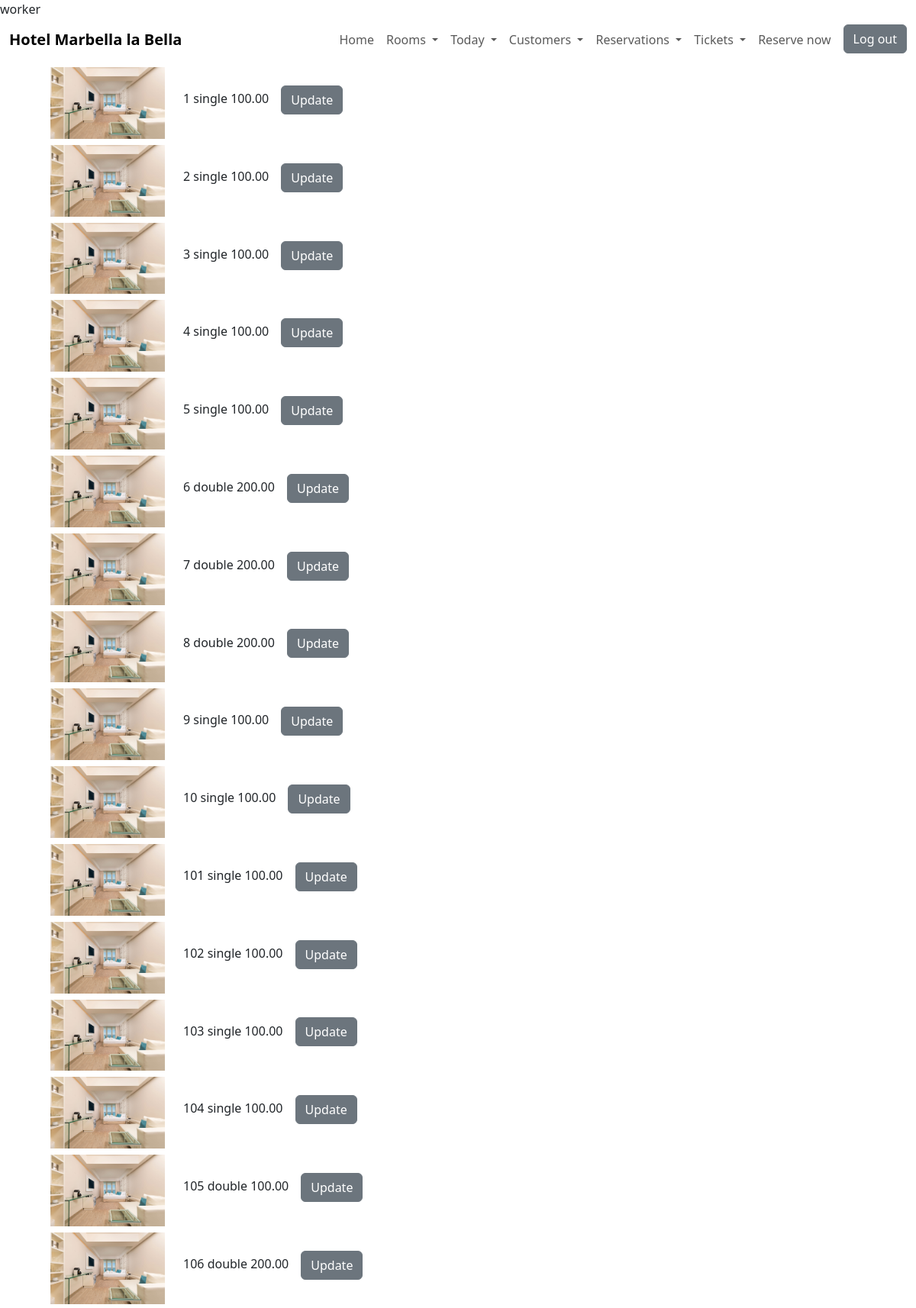
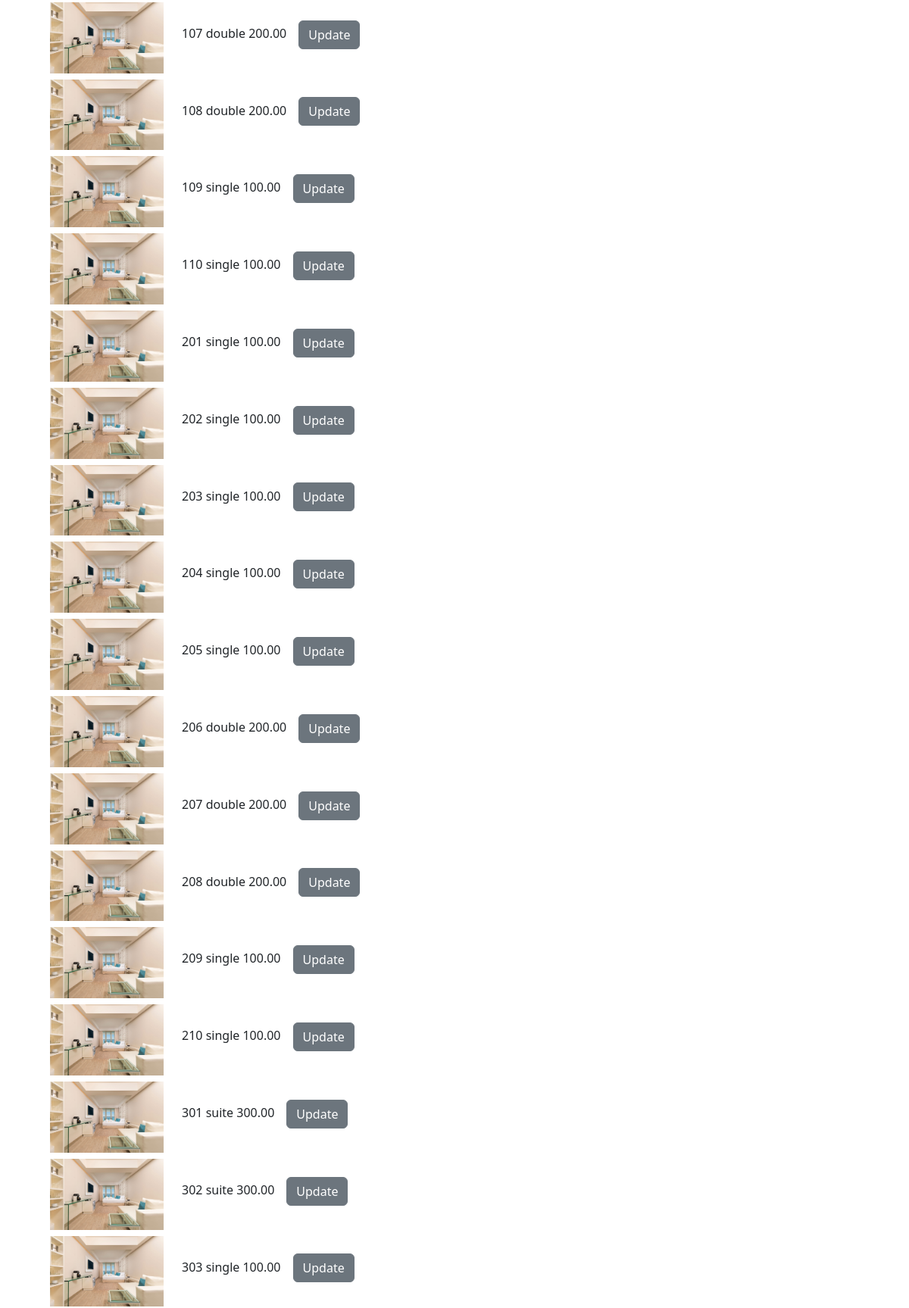
Screenshot of /db/db_room_select_all.php (signed in, upper part) with the database file from the repository (2 pictures, top to bottom).
### tables this page shows
CREATE TABLE `045_rooms` (
  `room_number` int(11) NOT NULL PRIMARY KEY,
  `room_category` enum('single','double','suite') DEFAULT NULL,
  `room_state` enum('maintenance','dirty','clean') NOT NULL,
  `room_status` tinyint(4) NOT NULL,
  `room_price` decimal(10,2) DEFAULT NULL,
  `room_description` longtext DEFAULT NULL,
  `room_image` varchar(250) DEFAULT NULL
);

### db/db_room_select_all.php (the view, shortened to what this page needs)
<?php include($_SERVER['DOCUMENT_ROOT'] . '/student045/dwes/header.php')?>
    <?php
        include('connect_db.php');
        $sql = "SELECT *
            FROM 045_rooms";
        $result = mysqli_query($conn, $sql);
        $rooms = mysqli_fetch_all($result, MYSQLI_ASSOC);
        echo '<div class="container">
        <div class="ms-4">';
        foreach ($rooms as $room){
            if($room['room_image'] != null) {
                echo "<img src=\"{$room['room_image']}\" alt=\"room_image\" width=\"150px\" class=\"me-4 mt-2\">";
            } else {
                echo "<img src=\"/student045/dwes/img/rooms/suit3.jpg\" alt=\"room_image\" width=\"150px\" class=\"me-4 mt-2\">";
            }
            echo ($room['room_number'] . ' ' . $room['room_category'] . ' ' . $room['room_price']);
            if($role == 'admin'){
                echo "<span class=\"fw-thin secondary-color btn-group m-2\">
                        <form action=\"/student045/dwes/form/form_room_update.php\" method =\"POST\">
                            <input name=\"roomNumber\" value = \"" . $room['room_number'] . "\" hidden>
                            <button class=\"btn btn-secondary m-2 \"> Update </button>
                        </form>
                        <form action=\"/student045/dwes/db/db_room_delete.php\" method =\"POST\">
                            <input name=\"roomNumber\" value = \"" . $room['room_number'] . "\" hidden>
                            <button class=\"btn btn-secondary my-2\"> Delete </button>
                        </form>
                    </span> ";
                echo '<br>';
            } else if($role == 'worker'){
                echo "<span class=\"fw-thin secondary-color btn-group m-2\">
                        <form action=\"/student045/dwes/form/form_room_update.php\" method =\"POST\">
                            <input name=\"roomNumber\" value = \"" . $room['room_number'] . "\" hidden>
                            <button class=\"btn btn-secondary m-2 \"> Update </button>
                        </form>
                    </span>";
                echo '<br>';
            }else{
                echo '<br><br>';
            }
        }
        echo '</div>';
    ?>
    <?php include($_SERVER['DOCUMENT_ROOT'] . '/student045/dwes/footer.php')?>

### rows the page displays
045_rooms: room_number "1", room_category "single", room_price "100.00"
045_rooms: room_number "2", room_category "single", room_price "100.00"
045_rooms: room_number "3", room_category "single", room_price "100.00"
045_rooms: room_number "4", room_category "single", room_price "100.00"
045_rooms: room_number "5", room_category "single", room_price "100.00"
045_rooms: room_number "6", room_category "double", room_price "200.00"
045_rooms: room_number "7", room_category "double", room_price "200.00"
045_rooms: room_number "8", room_category "double", room_price "200.00"
045_rooms: room_number "9", room_category "single", room_price "100.00"
045_rooms: room_number "10", room_category "single", room_price "100.00"
045_rooms: room_number "101", room_category "single", room_price "100.00"
045_rooms: room_number "102", room_category "single", room_price "100.00"
045_rooms: room_number "103", room_category "single", room_price "100.00"
045_rooms: room_number "104", room_category "single", room_price "100.00"
045_rooms: room_number "105", room_category "double", room_price "100.00"
045_rooms: room_number "106", room_category "double", room_price "200.00"
045_rooms: room_number "107", room_category "double", room_price "200.00"
045_rooms: room_number "108", room_category "double", room_price "200.00"
045_rooms: room_number "109", room_category "single", room_price "100.00"
045_rooms: room_number "110", room_category "single", room_price "100.00"
045_rooms: room_number "201", room_category "single", room_price "100.00"
045_rooms: room_number "202", room_category "single", room_price "100.00"
045_rooms: room_number "203", room_category "single", room_price "100.00"
045_rooms: room_number "204", room_category "single", room_price "100.00"
045_rooms: room_number "205", room_category "single", room_price "100.00"
045_rooms: room_number "206", room_category "double", room_price "200.00"
045_rooms: room_number "207", room_category "double", room_price "200.00"
045_rooms: room_number "208", room_category "double", room_price "200.00"
045_rooms: room_number "209", room_category "single", room_price "100.00"
045_rooms: room_number "210", room_category "single", room_price "100.00"
045_rooms: room_number "301", room_category "suite", room_price "300.00"
045_rooms: room_number "302", room_category "suite", room_price "300.00"
045_rooms: room_number "303", room_category "single", room_price "100.00"

### other values shown
$role "worker"
